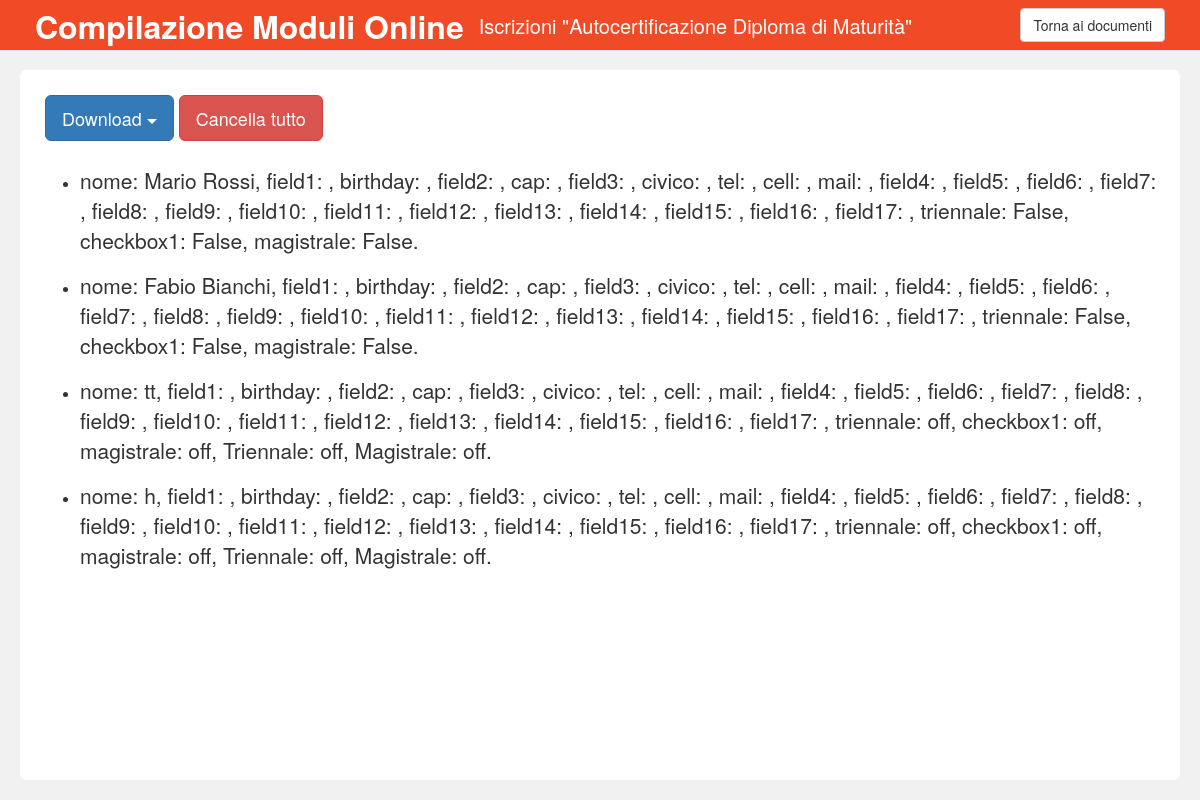
/form/39/iscrizioni/ (signed in), run on an earlier commit of the app's database.
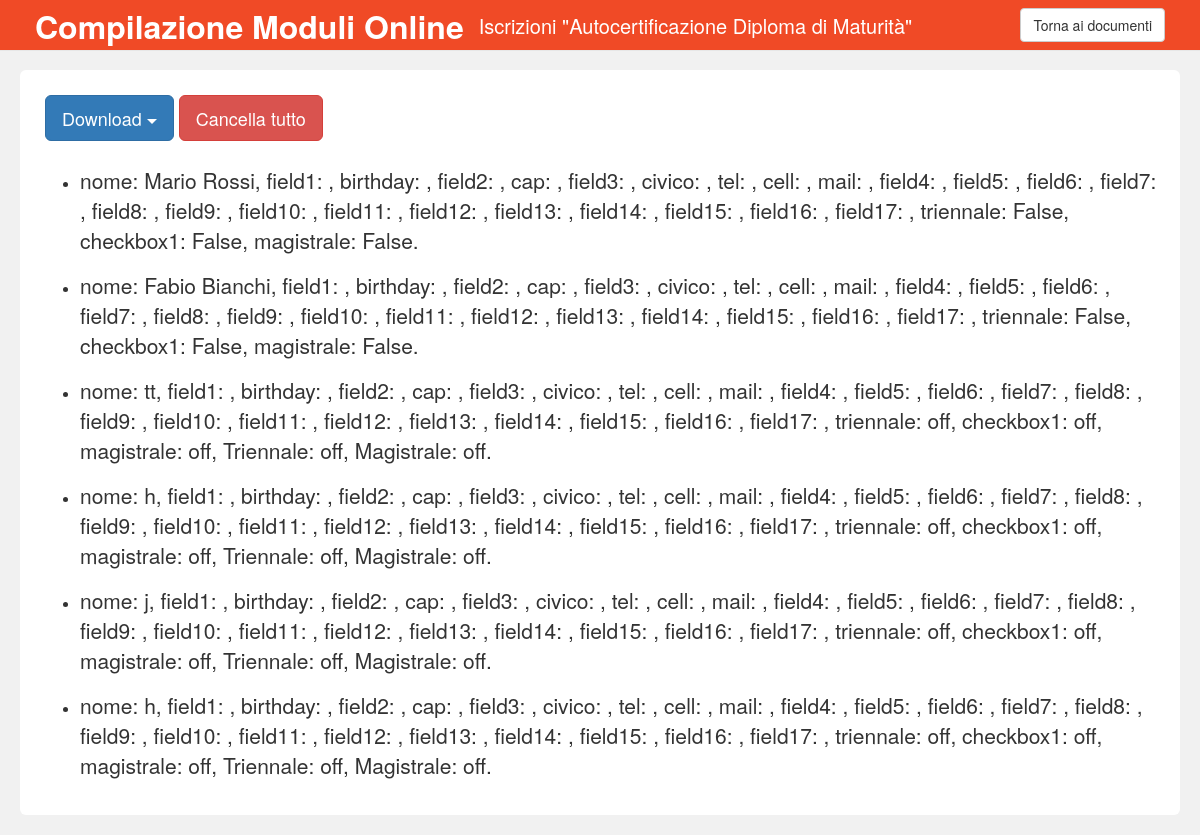
And on a later commit of the database.
### form/models.py (models this page shows, shortened)
class CompiledDoc(models.Model):
    document = models.ForeignKey(Document, on_delete=models.CASCADE, null=True)
    date = models.DateField(default=None, null=True)
    def __str__(self):
        string = ''
        comp_fields = CompiledField.objects.filter(compiled_doc=self)
        for cfield in comp_fields:
            string = string + str(cfield.field) + ': ' + str(cfield.content)
            if comp_fields[comp_fields.count()-1] is not cfield:
                string = string + ', '
            else:
                string = string + '.'
        return string
    class Meta:
        verbose_name = 'Documento Compilato'
        verbose_name_plural = 'Documenti Compilati'

class CompiledField(models.Model):
    field = models.ForeignKey(Field, on_delete=models.SET_NULL, null=True)
    name = models.CharField(max_length=30)
    compiled_doc = models.ForeignKey(CompiledDoc, on_delete=models.CASCADE)
    content = models.CharField(max_length=50)
    class Meta:
        verbose_name = 'Campo Compilato'
        verbose_name_plural = 'Campi Compilati'

class Field(models.Model):
    name = models.CharField(max_length=30)
    document = models.ForeignKey(Document, on_delete=models.CASCADE)
    def __str__(self):
        return str(self.name)
    class Meta:
        verbose_name = 'Campo'
        verbose_name_plural = 'Campi'

### form/views.py (the view)
# urls.py: url(r'^(?P<document_id>[0-9]+)/iscrizioni/$', views.registrations, name='registrations'),
@login_required
def registrations(request, document_id):
    document = get_object_or_404(Document, pk=document_id)
    compiled_docs = CompiledDoc.objects.filter(document=document)
    template = 'form/registrations.html'
    context = {'document': document, 'compiled_docs': compiled_docs}
    if request.method == 'POST':
        CompiledDoc.objects.filter(document=document).delete()
        return HttpResponseRedirect(reverse('form:registrations', args=(document_id,)))
    return render(request, template, context)

### form/templates/form/registrations.html (shortened to what this page needs)
{% extends "base.html" %}
{% block body %}
    <div class="container-fluid">
        <nav class="navbar navbar-default navbar-fixed-top navbartop">
            <div class="navbar-header">
                <a class="navbar-brand" href="{% url 'form:index' %}">
                    <b>Compilazione Moduli Online</b></a>
            </div>
            <div class="collapse navbar-collapse" id="bs-example-navbar-collapse-1">
                <p class="navbar-text navbar-title">Iscrizioni "{{ document.titolo }}"</p>
                <a href="{% url 'form:index' %}"><button type="button" class="btn btn-default navbar-btn navbar-right">
                    Torna ai documenti</button></a>
            </div>
        </nav>
        <div class="jumbotron largejumbo">
            {% if compiled_docs %}
                <div>
                    <form method="post">
                        <table><tr>
                            <td><div class="dropdown">
                                <button class="btn btn-primary btn-lg dropdown-toggle" type="button" id="dropdownMenu1"
                                        data-toggle="dropdown" aria-haspopup="true" aria-expanded="true">Download
                                        <span class="caret"></span>
                                </button>
                            </div></td>
                            {% if request.user.is_superuser %}
                                <td><button type="submit" class="btn btn-danger btn-lg">Cancella tutto</button></td>
                            {% endif %}
                        </tr></table>
                    </form>
                </div>
                <div class="reg">
                    <ul>
                        {% for comp_doc in compiled_docs %}
                            <li><p>{{ comp_doc }}</p></li>
                        {% endfor %}
                    </ul>
                </div>
            {% else %}
                <p>Nessuna registrazione presente.</p>
            {% endif %}
        </div>
    </div>
{% endblock %}

What changed in the data, as far as the page shows it:
added CompiledDoc: id.name "nome: j, field1: , birthday: , field2: , cap: , field3: , civico: , tel: , cell: , mail: , field4: , field5: , field6: , field7: , field8: , field9: , field10: , field11: , field12: , field13: , field14: , field15: , field16: , field17: , triennale: off, checkbox1: off, magistrale: off, Triennale: off, Magistrale: off."
added CompiledDoc: id.name "nome: h, field1: , birthday: , field2: , cap: , field3: , civico: , tel: , cell: , mail: , field4: , field5: , field6: , field7: , field8: , field9: , field10: , field11: , field12: , field13: , field14: , field15: , field16: , field17: , triennale: off, checkbox1: off, magistrale: off, Triennale: off, Magistrale: off."
